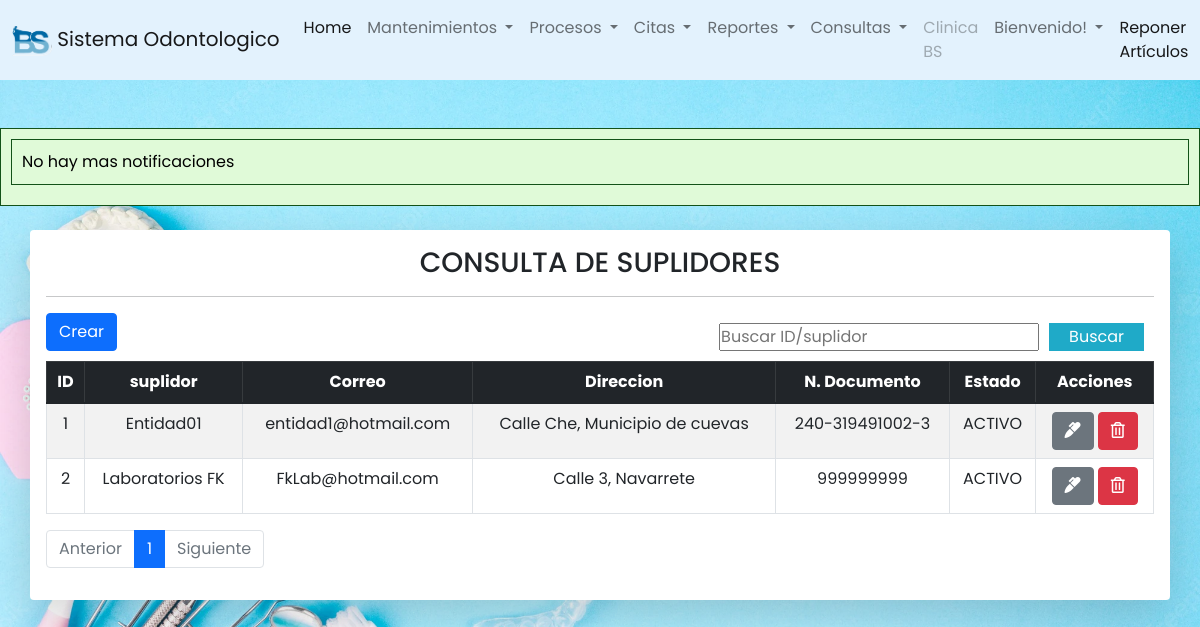
/odontologia/suplidores/consulta_suplidores.php, run on the app's committed database.
### tables this page shows
CREATE TABLE `suplidores` (
  `id_sup` int(11) NOT NULL,
  `id_ent` int(11) DEFAULT NULL,
  `status` int(11) DEFAULT NULL
);

CREATE TABLE `entidad` (
  `id_ent` int(11) NOT NULL,
  `nom_ent` varchar(100) DEFAULT NULL,
  `datos` int(11) DEFAULT NULL,
  `status` int(11) DEFAULT NULL
);

CREATE TABLE `email` (
  `id_email` int(11) NOT NULL,
  `email` varchar(100) DEFAULT NULL
);

CREATE TABLE `documentos` (
  `id_docu` int(11) NOT NULL,
  `tip_docu` int(11) DEFAULT NULL,
  `num_docu` char(200) DEFAULT NULL
);

CREATE TABLE `estados` (
  `id_status` int(11) NOT NULL,
  `des_status` varchar(50) DEFAULT NULL
);

### odontologia/suplidores/consulta_suplidores.php (the view, shortened to what this page needs)
<?php
include ("../conexion.php");
?>
<?php include("../includes/header.php")?>
<?php include("../includes/footer.php")?>
<head>
    <link rel="stylesheet" href="../CSS/styl.css">
</head>
<div class="container table-responsive  mt-4 shadow-lg p-3 mb-5 bg-body rounded">
<center><h3>CONSULTA DE SUPLIDORES</h3></center>
<hr class="divider">
        <button id="crear" type="button" class="btn btn-primary" data-bs-toggle="modal" data-bs-target="#modalsuplidor" >Crear</button>
        <form action="buscar_suplidores.php" class="buscador" method="get" >
                <input type="text" name="busqueda" id="busqueda" placeholder="Buscar ID/suplidor">
                <input type="submit" value="Buscar" class="btn_search">
        </form>
        <table id="tablasupeados" class="table aling-middle table-hover table-secundary mt-2 table-bordered table-striped">
            <thead class="table-dark">
                <tr class="text-center">
                    <th>ID</th>
                    <th>suplidor</th>
                    <th>Correo</th>
                    <th>Direccion</th>
                    <th>N. Documento</th>
                    <th>Estado</th>
                    <th>Acciones</th>
                </tr>
            </thead>
            <tbody class="text-center">
                    <?php
      $sql_registe = mysqli_query($conexion, "SELECT COUNT(*) as total_registro From suplidores WHERE status = 1 ");
      $result_register = mysqli_fetch_array($sql_registe);
      $total_registro = $result_register['total_registro'];
      $por_pagina = 5;
      if(empty($_GET['pagina'])){
        $pagina = 1;
      }
      else{
        $pagina = $_GET['pagina'];
      }
      $desde = ($pagina-1) * $por_pagina;
       $total_paginas = ceil($total_registro/$por_pagina);
                        $query = "SELECT d.num_docu Documento,st.des_status Estado, ent.id_ent,d.num_docu, t.tip_docu, tl.n_telf, dr.id_dir, CONCAT(c.nom_calle,', ', m.nom_mun) Direccion
                         ,sup.id_sup ID,ent.nom_ent Nombre,email.email Email FROM suplidores sup inner join entidad ent on sup.id_ent=ent.id_ent LEFT JOIN datos AS dt
                        ON ent.datos = dt.id_datos LEFT JOIN email AS e ON dt.email = e.id_email LEFT JOIN documentos as d on
                        dt.dat_docu = d.id_docu LEFT JOIN  tip_documento as t on d.tip_docu = t.id_tip LEFT JOIN telefono as tl on dt.dat_telf = tl.id_telf
                        LEFT JOIN direccion as dr on dt.dat_dir = dr.id_dir LEFT JOIN calles as c on dr.calle = c.id_calle LEFT JOIN municipio as m
                        on c.id_mun = m.id_mun inner join estados st on sup.status=st.id_status inner join email on dt.email=email.id_email WHERE sup.status = 1 ORDER BY sup.id_sup ASC LIMIT $desde, $por_pagina ";
                        $result_task = mysqli_query($conexion, $query);
                        while($row = mysqli_fetch_array($result_task)){?>
                            <tr>
                                <td><?php echo $row['ID'] ?></td>
                                <td><?php echo $row['Nombre'] ?></td>
                                <td><?php echo $row['Email'] ?></td>
                                <td><?php echo $row['Direccion'] ?></td>
                                <td><?php echo $row['Documento'] ?></td>
                                <td><?php echo $row['Estado'] ?></td>
                                <td>
                                    <a href="editarsup.php?id=<?php echo $row['ID']?>" class="btn btn-secondary">
                                        <i class="fas fa-marker"></i>
                                    </a>
                                    <a href="eliminasup.php?id=<?php echo $row['ID']?>" class="btn btn-danger">
                                        <i class="far fa-trash-alt"></i>
                                    </a>
                                </td>
                            </tr>
                        <?php }?>
            </tbody>
        </table>
        <nav aria-label="Page navigation example">
          <ul class="pagination">
          <li class="page-item <?php echo $pagina <= 1 ? 'disabled' : '' ?>"><a class="page-link" href="?pagina=<?php echo $pagina-1;?>">Anterior</a></li>
          <?php
          for($i=1; $i<=$total_paginas; $i++):?>
            <li class="page-item <?php echo $pagina == $i ? 'active' : '' ?>"><a class="page-link" href="?pagina=<?php echo $i;?>"><?php echo $i?></a></li>
          <?php endfor ?>
          <li class="page-item <?php echo $pagina >= $total_paginas ? 'disabled' : '' ?>">
          <a class="page-link"  href="?pagina=<?php echo $pagina+1;?>">Siguiente</a></li>
          </ul>
        </nav>
    </div>

### odontologia/CSS/styl.css (style rules this page uses)
* { margin: 0; padding: 0; user-select: none; box-sizing: border-box; font-family: 'Poppins', sans-serif; }
body { margin: 0; background-image: url('fondo\ menu.webp'); background-size: cover; background-attachment: fixed; }

### odontologia/includes/ejecutar_procedimiento.php (style rules this page uses)
body { background-color: #f0f0f0; font-family: Arial, sans-serif; color: #333; margin: 0; padding: 0; }

### odontologia/suplidores/consulta_suplidores.php (style rules this page uses)
.buscador { display: -webkit-flex; display: -moz-flex; display: -ms-flex; display: -o-flex; display: flex; float: right; background: initial; padding: 10px; border-radius: 10px; }
.buscador .btn_search { background: #1faac8 ; color: #fff; padding: 0 20px; border: 0; cursor: pointer; margin-left: 10px; }

### data on the page
suplidores: id_sup "1", id_ent.nom_ent "Entidad01", email.email "entidad1@hotmail.com", Direccion "Calle Che, Municipio de cuevas", documentos.num_docu "240-319491002-3", status.des_status "ACTIVO"
suplidores: id_sup "2", id_ent.nom_ent "Laboratorios FK", email.email "FkLab@hotmail.com", Direccion "Calle 3, Navarrete", documentos.num_docu "999999999", status.des_status "ACTIVO"
